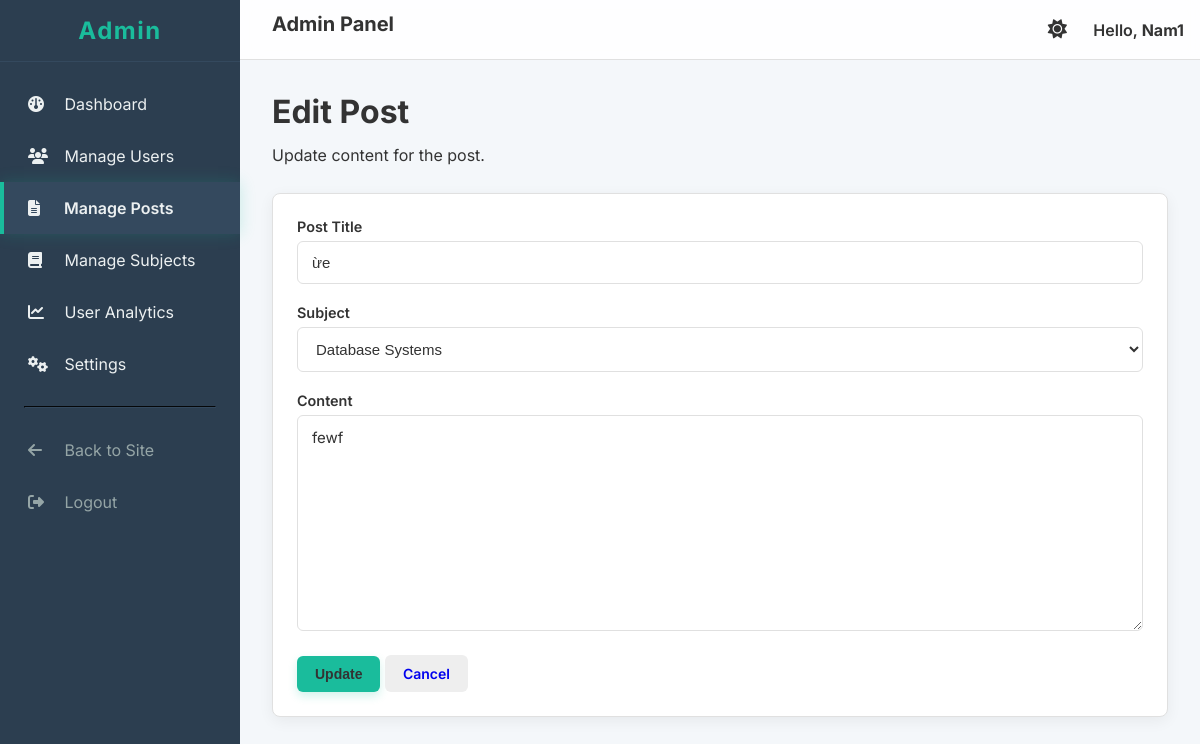
Page /admin/edit_post.php?id=8 (signed in) on the committed database.
### tables this page shows
CREATE TABLE `posts` (
  `id` int(11) NOT NULL,
  `user_id` int(11) NOT NULL,
  `subject_id` int(11) NOT NULL,
  `title` varchar(255) NOT NULL,
  `content` text NOT NULL,
  `image` varchar(255) DEFAULT NULL,
  `visibility` enum('public','private') NOT NULL DEFAULT 'public',
  `created_at` timestamp NOT NULL DEFAULT current_timestamp(),
  `updated_at` timestamp NULL DEFAULT NULL ON UPDATE current_timestamp()
);

CREATE TABLE `subjects` (
  `id` int(11) NOT NULL,
  `name` varchar(255) NOT NULL,
  `subject_code` varchar(100) DEFAULT NULL,
  `created_at` timestamp NOT NULL DEFAULT current_timestamp(),
  `description` text DEFAULT NULL,
  `school` varchar(255) DEFAULT NULL,
  `degree_level` varchar(100) DEFAULT NULL,
  `prerequisite` text DEFAULT NULL,
  `syllabus_description` text DEFAULT NULL,
  `student_goals` text DEFAULT NULL,
  `syllabus_topics` text DEFAULT NULL
);

### admin/edit_post.php (the view, shortened to what this page needs)
<?php
require_once __DIR__ . '/../includes/config.php';
$post_id = $_GET['id'];
try {
    $stmt = $pdo->prepare("SELECT * FROM posts WHERE id = ?");
    $stmt->execute([$post_id]);
    $post = $stmt->fetch(PDO::FETCH_ASSOC);
} catch (PDOException $e) {
    $_SESSION['alert_message'] = ['type' => 'danger', 'message' => 'Database error: ' . $e->getMessage()];
    header('Location: manage_posts.php');
    exit;
}
$subjects = [];
try {
    $stmt = $pdo->query("SELECT id, name FROM subjects ORDER BY name ASC");
    $subjects = $stmt->fetchAll(PDO::FETCH_ASSOC);
} catch (PDOException $e) {
    $error = "Error loading subject list: " . $e->getMessage();
}
require_once __DIR__ . '/includes/header.php';
require_once __DIR__ . '/includes/sidebar.php';
?>
<h1>Edit Post</h1>
<p>Update content for the post.</p>
<div class="content-box">
    <form action="handlers/process_edit_post.php" method="POST">
        <div class="form-group">
            <label for="title">Post Title</label>
            <input type="text" class="form-control" id="title" name="title"
                   value="<?= htmlspecialchars($post['title']) ?>" required>
        </div>
        <div class="form-group">
            <label for="subject_id">Subject</label>
            <select class="form-control" id="subject_id" name="subject_id" required>
                <?php foreach ($subjects as $subject): ?>
                    <option value="<?= $subject['id'] ?>" <?= ($subject['id'] == $post['subject_id']) ? 'selected' : '' ?>>
                        <?= htmlspecialchars($subject['name']) ?>
                    </option>
                <?php endforeach; ?>
            </select>
        </div>
        <div class="form-group">
            <label for="content">Content</label>
            <textarea class="form-control" id="content" name="content"
                      rows="10"><?= htmlspecialchars($post['content']) ?></textarea>
            </div>
        <button type="submit" class="btn btn-primary">Update</button>
        <a href="manage_posts.php" class="btn" style="background-color: #eee;">Cancel</a>
    </form>
</div>
<?php
require_once __DIR__ . '/includes/footer.php';
?>

### admin/assets/css/admin.css (style rules this page uses)
:root { --primary-color: #1abc9c; --primary-color-dark: #16a085; --sidebar-bg: #2c3e50; --sidebar-hover: #34495e; --header-bg: rgba(255, 255, 255, 0.85); --content-bg: #f4f7fa; --box-bg: #ffffff; --text-dark: #333; --text-light: #ecf0f1; --border-color: #e0e0e0; --table-header-bg: #f8f9fa; --table-stripe-bg: #f8f9fa; --shadow-color: rgba(0, 0, 0, 0.06); --shadow-color-hover: rgba(0, 0, 0, 0.08); }
* { box-sizing: border-box; }
html, body { -webkit-font-smoothing: antialiased; -moz-osx-font-smoothing: grayscale; text-rendering: optimizeLegibility; }
body { margin: 0; font-family: 'Inter', sans-serif; background-color: var(--content-bg); color: var(--text-dark); display: grid; grid-template-columns: 240px 1fr; grid-template-rows: 60px 1fr; grid-template-areas: "sidebar header" "sidebar content"; height: 100vh; transition: background-color 0.3s ease; }
h1, h2, h3, h4, h5, h6 { margin-top: 0; margin-bottom: 0.75rem; font-weight: 700; }
h1 { font-size: 2rem; }
p { margin-top: 0; margin-bottom: 1rem; line-height: 1.6; }
.content-box { background: var(--box-bg); padding: 1.5rem; border-radius: 8px; box-shadow: 0 4px 15px var(--shadow-color); margin-top: 1.5rem; transition: all 0.3s ease; border: 1px solid var(--border-color); }
.btn { display: inline-block; padding: 10px 18px; font-size: 14px; font-weight: 600; text-decoration: none; border-radius: 6px; border: none; cursor: pointer; transition: all 0.2s ease; }
.btn-primary { background-color: var(--primary-color); color: var(--white); box-shadow: 0 4px 10px rgba(26, 188, 156, 0.2); }
.form-group { margin-bottom: 1.25rem; }
.form-group label { display: block; font-weight: 600; margin-bottom: 6px; font-size: 0.9rem; }
.form-control { width: 100%; padding: 12px 14px; font-size: 15px; border: 1px solid var(--border-color); border-radius: 6px; box-sizing: border-box; transition: border-color 0.2s ease, box-shadow 0.2s ease; background-color: var(--box-bg); color: var(--text-dark); }
textarea.form-control { min-height: 120px; font-family: 'Inter', sans-serif; }

### rows in the picture
posts: title "ừe", subject_id "Database Systems", content "fewf"

### other values in the picture
$username "Nam1"
